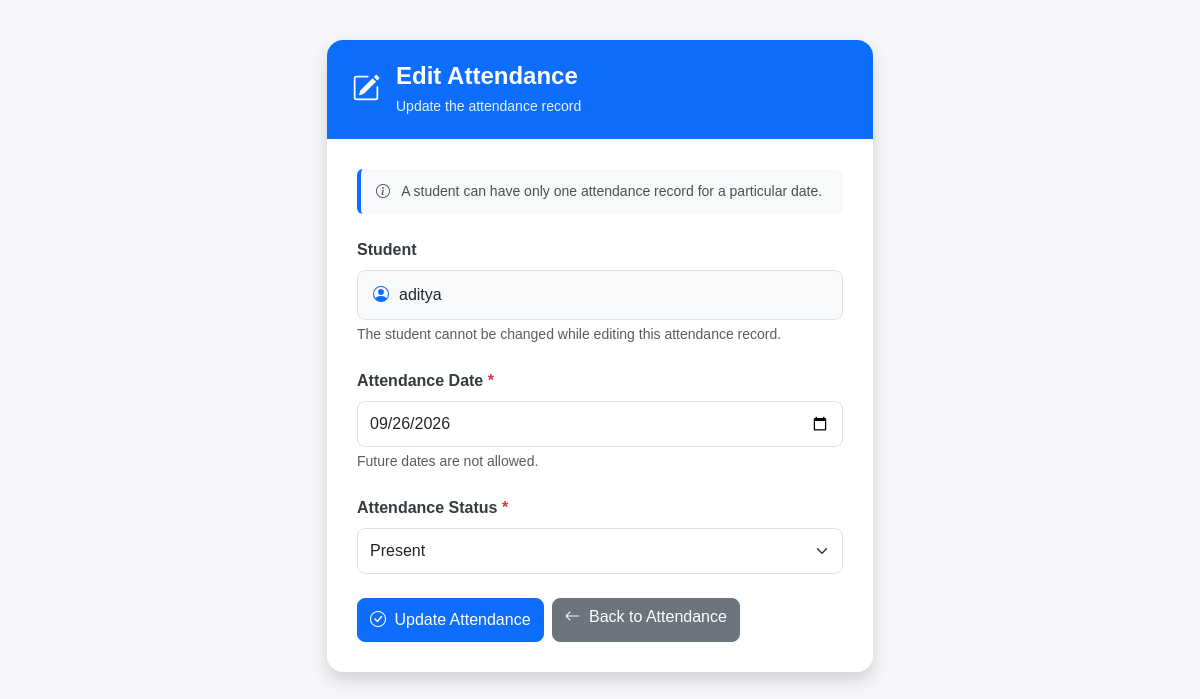
Page /edit_attendance.php?id=3 (signed in) on the committed database.
### tables this page shows
CREATE TABLE attendance (
    id INT UNSIGNED NOT NULL AUTO_INCREMENT,
    student_id INT UNSIGNED NOT NULL,
    student_name VARCHAR(100) NOT NULL,
    attendance_date DATE NOT NULL,
    status ENUM('Present', 'Absent') NOT NULL,
    PRIMARY KEY (id),
    KEY idx_attendance_student_id (student_id),
    KEY idx_attendance_date (attendance_date),
    UNIQUE KEY uq_student_attendance_date (student_id, attendance_date),
    CONSTRAINT fk_attendance_student
        FOREIGN KEY (student_id)
        REFERENCES students (id)
        ON UPDATE CASCADE
        ON DELETE RESTRICT
);

### edit_attendance.php (the view, shortened to what this page needs)
<?php
require_once __DIR__ . '/config.php';
$id = filter_input(
    INPUT_GET,
    'id',
    FILTER_VALIDATE_INT
);
$attendance_id = (int) $id;
$student_name = '';
$attendance_date = '';
$status = 'Present';
try {
    $stmt = $conn->prepare(
        'SELECT
            student_id,
            student_name,
            attendance_date,
            status
         FROM attendance
         WHERE id = ?
         LIMIT 1'
    );
    $stmt->bind_param(
        'i',
        $attendance_id
    );
    $stmt->execute();
    $stmt->store_result();
    $stmt->bind_result(
        $database_student_id,
        $database_student_name,
        $database_attendance_date,
        $database_status
    );
    $student_name = (string) $database_student_name;
    $attendance_date = (string) $database_attendance_date;
    $status = (string) $database_status;
} catch (mysqli_sql_exception $e) {
    error_log(
        'Class Management System - Edit attendance fetch error: ' .
        $e->getMessage()
    );
    header('Location: attendance.php');
    exit;
}
$today = new DateTimeImmutable('today');
$today_string = $today->format('Y-m-d');
function e(string $value): string
{
    return htmlspecialchars(
        $value,
        ENT_QUOTES | ENT_SUBSTITUTE,
        'UTF-8'
    );
}
?>
<!DOCTYPE html>
<html lang="en">
<head>
    <link
        href="https://cdn.jsdelivr.net/npm/bootstrap@5.3.3/dist/css/bootstrap.min.css"
        rel="stylesheet"
    >
    <link
        rel="stylesheet"
        href="https://cdn.jsdelivr.net/npm/bootstrap-icons@1.11.3/font/bootstrap-icons.min.css"
    >
</head>
<body>
<div class="page-wrapper">
    <div class="container">
        <div class="row justify-content-center">
            <div class="col-12 col-md-8 col-lg-6">
                <div class="card shadow attendance-card">
                    <div class="card-header-custom">
                        <div class="d-flex align-items-center gap-3">
                            <i class="bi bi-pencil-square fs-3"></i>
                            <div>
                                <h4>
                                    Edit Attendance
                                </h4>
                                <p>
                                    Update the attendance record
                                </p>
                            </div>
                        </div>
                    </div>
                    <div class="card-body">
                        <div class="info-box mb-4">
                            <i class="bi bi-info-circle me-2"></i>
                            A student can have only one attendance record
                            for a particular date.
                        </div>
                        <form
                            method="POST"
                            action="edit_attendance.php?id=<?php echo $attendance_id; ?>"
                            autocomplete="off"
                        >
                            <div class="mb-4">
                                <label
                                    class="form-label"
                                    for="student_display"
                                >
                                    Student
                                </label>
                                <div
                                    id="student_display"
                                    class="student-display"
                                >
                                    <i class="bi bi-person-circle"></i>
                                    <span>
                                        <?php echo e($student_name); ?>
                                    </span>
                                </div>
                                <div class="form-text">
                                    The student cannot be changed while
                                    editing this attendance record.
                                </div>
                            </div>
                            <div class="mb-4">
                                <label
                                    for="attendance_date"
                                    class="form-label"
                                >
                                    Attendance Date
                                    <span class="required-star">
                                        *
                                    </span>
                                </label>
                                <input
                                    type="date"
                                    id="attendance_date"
                                    name="attendance_date"
                                    class="form-control"
                                    value="<?php echo e($attendance_date); ?>"
                                    max="<?php echo e($today_string); ?>"
                                    required
                                >
                                <div class="form-text">
                                    Future dates are not allowed.
                                </div>
                            </div>
                            <div class="mb-4">
                                <label
                                    for="status"
                                    class="form-label"
                                >
                                    Attendance Status
                                    <span class="required-star">
                                        *
                                    </span>
                                </label>
                                <select
                                    id="status"
                                    name="status"
                                    class="form-select"
                                    required
                                >
                                    <option
                                        value="Present"
                                        <?php
                                        echo $status === 'Present'
                                            ? 'selected'
                                            : '';
                                        ?>
                                    >
                                        Present
                                    </option>
                                </select>
                            </div>
                            <div class="d-flex gap-2 action-buttons">
                                <button
                                    type="submit"
                                    name="update"
                                    value="1"
                                    class="btn btn-primary"
                                >
                                    <i class="bi bi-check-circle me-1"></i>
                                    Update Attendance
                                </button>
                                <a
                                    href="attendance.php"
                                    class="btn btn-secondary"
                                >
                                    <i class="bi bi-arrow-left me-1"></i>
                                    Back to Attendance
                                </a>
                            </div>
                        </form>
                    </div>
                </div>
            </div>
        </div>
    </div>
</div>
</body>
</html>

### edit_attendance.php (style rules this page uses)
body { background: #f4f6f9; min-height: 100vh; font-family: Arial, Helvetica, sans-serif; }
.page-wrapper { min-height: 100vh; padding: 40px 15px; }
.attendance-card { border: none; border-radius: 16px; overflow: hidden; }
.card-header-custom { background: #0d6efd; color: #ffffff; padding: 22px 25px; }
.card-header-custom h4 { margin: 0; font-weight: 600; }
.card-header-custom p { margin: 5px 0 0; opacity: 0.9; font-size: 14px; }
.card-body { padding: 30px; }
.form-label { font-weight: 600; color: #343a40; }
.form-control, .form-select { min-height: 46px; border-radius: 8px; }
.btn { min-height: 44px; border-radius: 8px; font-weight: 500; }
.student-display { background: #f8f9fa; border: 1px solid #dee2e6; border-radius: 8px; padding: 12px 15px; min-height: 46px; display: flex; align-items: center; gap: 10px; }
.student-display i { color: #0d6efd; }
.info-box { background: #f8f9fa; border-left: 4px solid #0d6efd; padding: 12px 15px; border-radius: 6px; font-size: 14px; color: #495057; }
.required-star { color: #dc3545; }

### rows in the picture
attendance: student_name "aditya", attendance_date "09/26/2026", status "Present"
